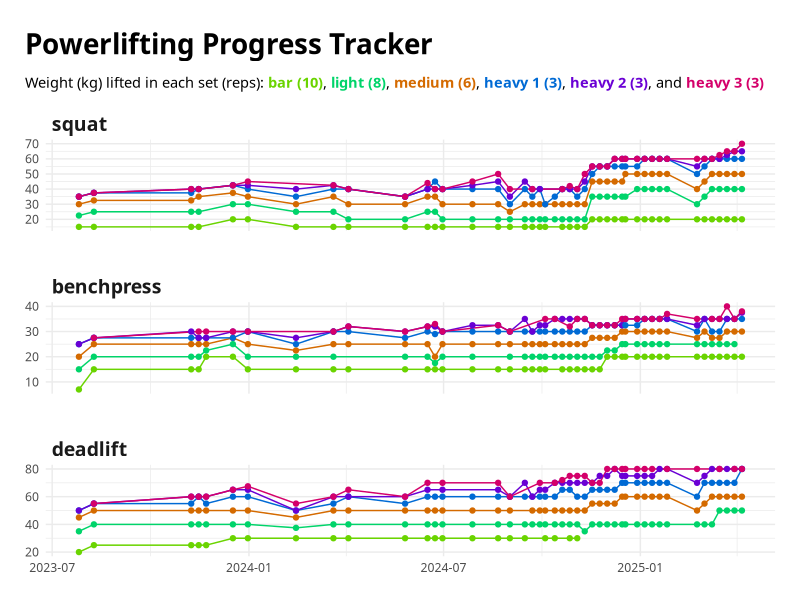
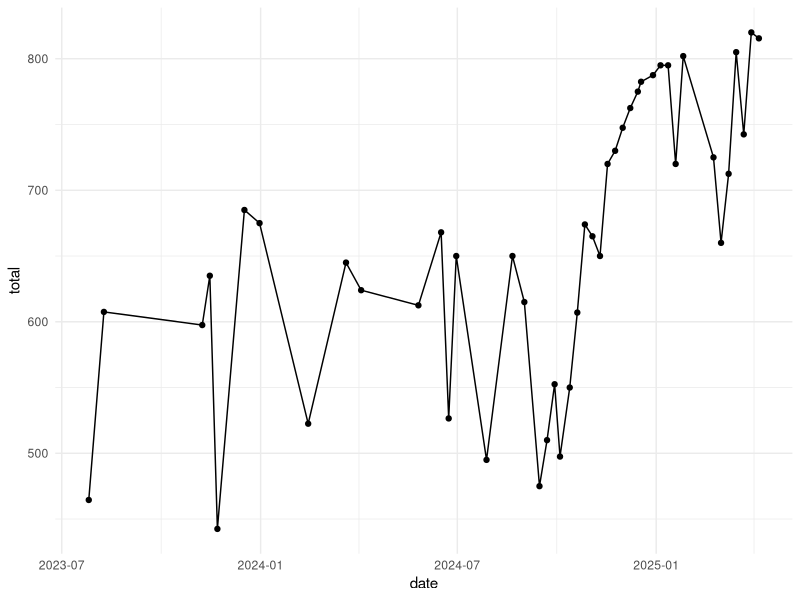
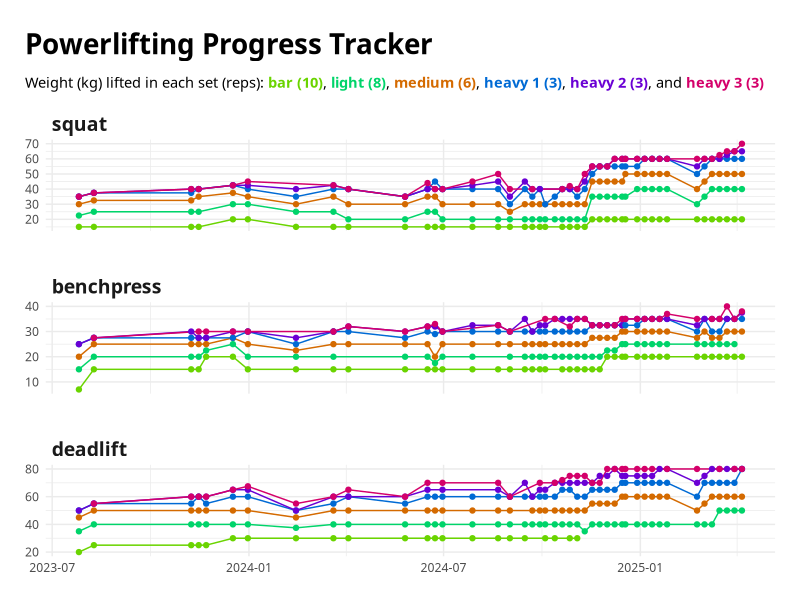

Write the R code that produced these figures, in order. (Note: this script raises an error after producing the figures.)
library(ggplot2)
library(dplyr)
library(readr)
library(ggtext)
library(ragg)
#library(marquee)

# Data
lifting_data <- read_csv("powerlifting_tracker.csv", col_types = "Dccidc")

# Plot data
plot_data <- lifting_data |>
  filter(!(set %in% c("one_rep", "two_rep", "heavy_4"))) |>
  filter(!is.na(weight)) |>
  filter(date != as.Date("2024-11-14")) |> # PT session is different
  filter(date != as.Date("2024-12-11")) |> # PT session is different
  mutate(
    lift = factor(lift, levels = c("squat", "benchpress", "deadlift"))
  ) |>
  mutate(
    set = factor(
      set,
      levels = c("bar", "light", "medium", "heavy_1", "heavy_2", "heavy_3")
    )
  )

set_colours <- c(
  bar = "#6AD400",
  light = "#00D46A",
  medium = "#D46A00",
  heavy_1 = "#006AD4",
  heavy_2 = "#6A00D4",
  heavy_3 = "#D4006A"
)

#subtitle_marquee <- "Weight (kg) lifted in each set (reps): **{#6AD400 bar (10)}**, **{#00D46A light (8)}**, **{#D46A00 medium (6)}**, **{#006AD4 heavy 1 (3)}**, **{#6A00D4 heavy 2 (3)}**, and **{#D4006A heavy 3 (3)}**."

# Create the faceted plot
ggplot(plot_data, aes(x = date, y = weight, color = set, group = set)) +
  geom_line() +
  geom_point() +
  facet_wrap(~lift, ncol = 1, strip.position = "top", scale = "free_y") +
  labs(
    title = "Powerlifting Progress Tracker",
    subtitle = "Weight (kg) lifted in each set (reps): **<span style = 'color:#6AD400;'>bar (10)</span>**, **<span style = 'color:#00D46A;'>light (8)</span>**, **<span style = 'color:#D46A00;'>medium (6)</span>**, **<span style = 'color:#006AD4;'>heavy 1 (3)</span>**, **<span style = 'color:#6A00D4;'>heavy 2 (3)</span>**, and **<span style = 'color:#D4006A;'>heavy 3 (3)</span>**",
    color = NULL
  ) +
  scale_color_manual(values = set_colours) +
  theme_minimal() +
  theme(
    legend.position = "none",
    axis.title.x = element_blank(),
    axis.title.y = element_blank(),
    strip.text = element_text(size = 14, hjust = 0, face = "bold"), # Left-align the strip text
    #strip.background = element_rect(fill = "white", color = "gray90"),
    text = element_text(family = "LEMON MILK Pro"),
    panel.spacing = unit(2, "lines"),
    plot.title.position = "plot",
    plot.title = element_text(
      size = 20,
      margin = margin(6, 0, 12, 0),
      face = "bold"
    ),
    #plot.subtitle = marquee::element_marquee(),
    plot.subtitle = element_textbox_simple(
      size = 10.5,
      margin = margin(0, 0, 12, 0),
      lineheight = 1.3
    ),
    plot.margin = margin(rep(18, 4))
  )

ggsave(
  "powerlifting_plot.png",
  width = 9,
  height = 7,
  bg = "white",
  device = agg_png,
  res = 320,
  unit = "in"
)


# Total weight -----------------------------------------------------------

total_weight <- lifting_data |>
  filter(!(set %in% c("one_rep", "two_rep", "heavy_4"))) |>
  filter(!is.na(weight)) |>
  filter(date != as.Date("2024-11-14")) |> # PT session is different
  filter(date != as.Date("2024-12-11")) |> # PT session is different
  summarise(total = sum(weight), .by = date)

ggplot(total_weight, aes(date, total)) +
  geom_point() +
  geom_line() +
  theme_minimal()

lift_data <- lifting_data |>
  filter(!is.na(weight)) |>
  filter(date != as.Date("2024-11-14")) |> # PT session is different
  filter(date != as.Date("2024-12-11")) |> # PT session is different
  summarise(total = sum(weight), .by = c(date, lift)) |>
  mutate(
    lift = factor(lift, levels = c("deadlift", "benchpress", "squat"))
  )

lift_colours <- c(
  a = "#6AD400",
  b = "#00D46A",
  c = "#D46A00",
  squat = "#006AD4",
  benchpress = "#6A00D4",
  deadlift = "#D4006A"
)

ggplot(lift_data, aes(date, total)) +
  geom_bar(aes(fill = lift), stat = "identity") +
  scale_color_manual(values = lift_colours) +
  theme_minimal() +
  theme(
    #legend.position = "none",
    axis.title.x = element_blank(),
    axis.title.y = element_blank(),
    strip.text = element_text(size = 14, hjust = 0, face = "bold"), # Left-align the strip text
    #strip.background = element_rect(fill = "white", color = "gray90"),
    text = element_text(family = "figtree"),
    plot.title.position = "plot",
    plot.title = element_text(size = 20, margin = margin(6, 0, 12, 0)),
    plot.subtitle = element_marquee(width = 1),
    # plot.subtitle = element_textbox_simple(
    #   margin = margin(0, 0, 12, 0),
    #   lineheight = 1.3
    # ),
    plot.margin = margin(rep(18, 4))
  )
